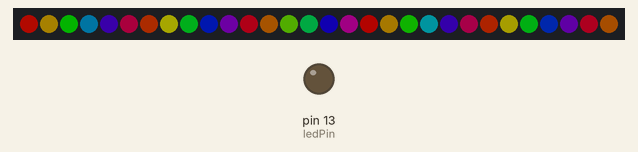
The sketch below on a simulated Arduino Uno, built with avr-gcc and run on an emulated ATmega328P. Shown: 30 RGB LEDs in strip order, left to right, output pins drawn as LEDs (lit = HIGH). Dim RGB values are drawn brighter than linear.

Above: at 3.16 s.
At 4.51 s:
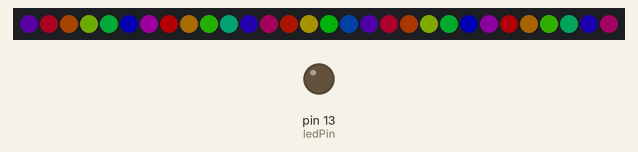
At 6.41 s:
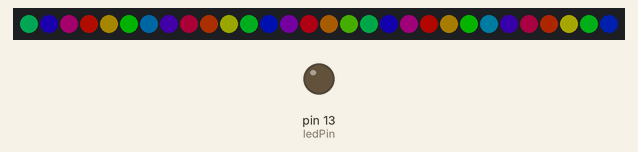
At 10.01 s:
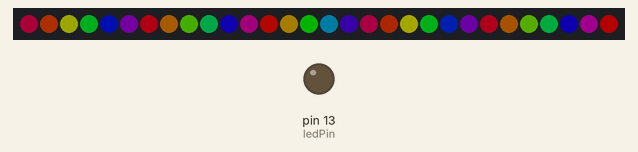
At 13.41 s:
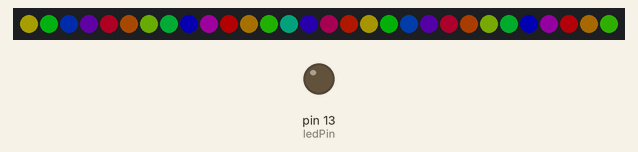
At 16.81 s:
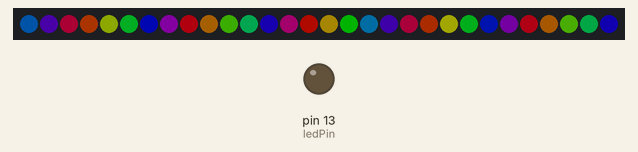

Measured:
- by itself, everything shown: repeats every 12.8 s, in 256 steps

The sketch:

JustRainbow.ino
```cpp
#include "FastLED.h"

// How many leds are in the strip?
#define NUM_LEDS 30

// Data pin that led data will be written out over
#define DATA_PIN 3
#define BRIGHTNESS  60
#define LED_TYPE    WS2811
#define COLOR_ORDER GRB

// This is an array of leds.  One item for each led in your strip.
CRGB leds[NUM_LEDS];

const int ledPin = 13;
byte colorIndex = 0;
int lastLedOnCount = 0;

void setup() {
  delay(2000);
  Serial.begin(9600);
  pinMode(ledPin, OUTPUT);
  FastLED.addLeds<LED_TYPE, DATA_PIN, COLOR_ORDER>(leds, NUM_LEDS).setCorrection( TypicalLEDStrip );
  FastLED.setBrightness( BRIGHTNESS);
  ledStripOff();
  delay(1000);
}

void loop() {
  timer();
}

void ledStripOff(){
  for(int currentLed = 0; currentLed < NUM_LEDS; currentLed++) {
    leds[currentLed] = CRGB::Black;
    FastLED.show();
  }
}

void timer(){
  static const unsigned long refreshInterval = 50;//milliseconds
  static unsigned long lastRefreshTime = 0;

  if (millis() - lastRefreshTime >= refreshInterval){
    lastRefreshTime+=refreshInterval;
    ledColorSetting();
  }
}

void ledColorSetting(){
  colorIndex+=5;
  fill_rainbow( leds, NUM_LEDS, colorIndex, 45);
  FastLED.show();
}
```
